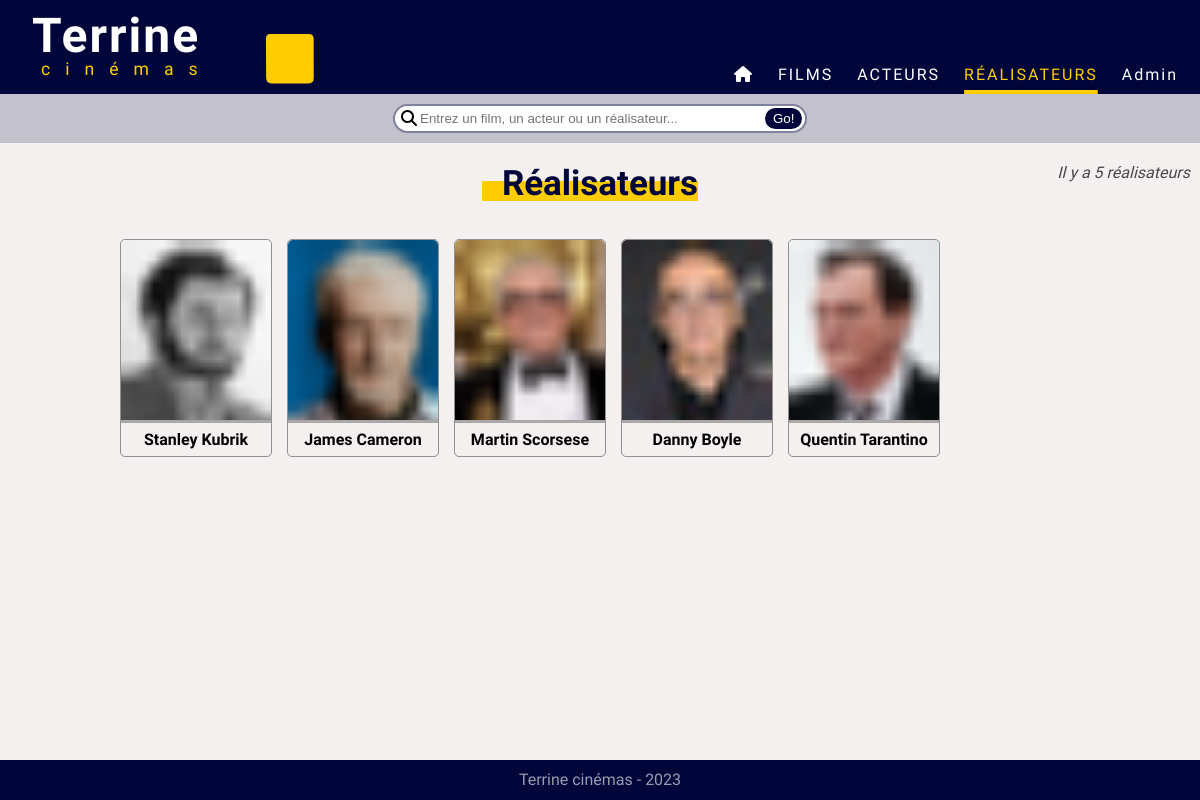
The app's page /index.php?action=listDirectors, older data.
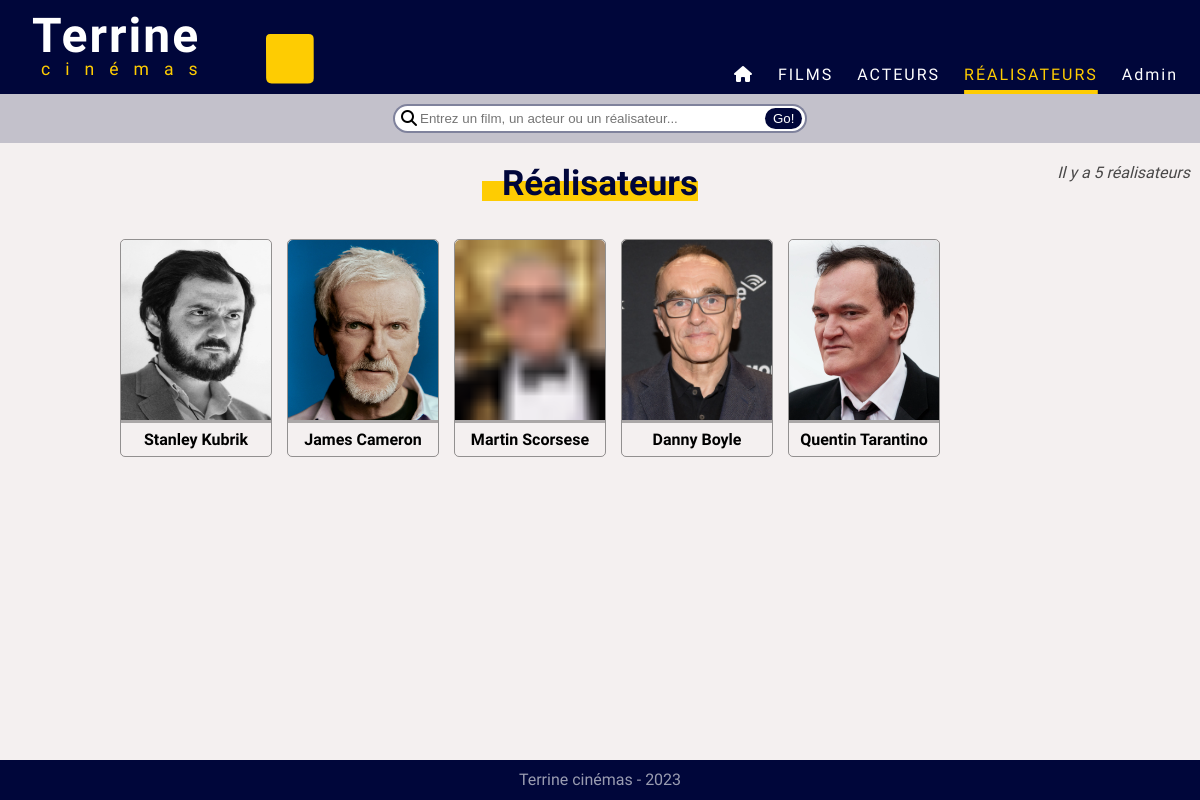
The same page, newer data.
### tables this page shows
CREATE TABLE IF NOT EXISTS `director` (
  `director_id` int NOT NULL AUTO_INCREMENT,
  `person_id` int DEFAULT NULL,
  PRIMARY KEY (`director_id`),
  KEY `FK_director_person` (`person_id`),
  CONSTRAINT `FK_director_person` FOREIGN KEY (`person_id`) REFERENCES `person` (`person_id`)
);

CREATE TABLE IF NOT EXISTS `person` (
  `person_id` int NOT NULL AUTO_INCREMENT,
  `person_firstName` varchar(150) NOT NULL,
  `person_lastName` varchar(150) NOT NULL,
  `person_gender` varchar(10) DEFAULT NULL,
  `person_birthDate` date DEFAULT NULL,
  `person_imgUrl` varchar(150) DEFAULT NULL,
  `create_Time` datetime DEFAULT CURRENT_TIMESTAMP,
  PRIMARY KEY (`person_id`)
);

### controller/DirectorController.php (called while the page is built, shortened)
<?php
    class DirectorController {
        public function listDirectors() {
            $pdo = Connect::seConnecter();
            $request = $pdo->query("
                SELECT CONCAT(person_firstName, ' ', person_lastName) AS director_name, director_id, p.person_imgUrl
                FROM person p
                INNER JOIN director d ON d.person_id = p.person_id
            ");
            require "view/listDirectors.php";
        }
    }
?>

### view/listDirectors.php (the view, shortened to what this page needs)
    <p class="countElems">Il y a <?= $request->rowCount() ?> réalisateurs</p>
    <div class="subtitleDiv">
        <h2 class="movieListTitle">Réalisateurs</h2>
        <div class="underlineMovieListTitle"></div>
    </div>
    <ul class="directorsListGrid">
        <?php
        foreach ($request->fetchAll() as $dir) {
        ?>
            <a href="index.php?action=directorDetails&id=<?= $dir['director_id'] ?>" class="actorsCard">
                <li>
                    <div class="personCardImgWrapper">
                        <img class="personCardImg" src="<?= $dir['person_imgUrl'] ?>">
                    </div>
                    <p class="directorCardName"><?= $dir["director_name"] ?></p>
                </li>
            </a>
        <?php
        }
        ?>
    </ul>
<?php
    require "view/template.php";
?>

Row changes from the older to the newer data that the page shows:
changed through a linked row, director (number 1 of 5 on the later page): person.person_imgUrl: a different picture
changed through a linked row, director (number 2 of 5 on the later page): person.person_imgUrl: a different picture
changed through a linked row, director (number 4 of 5 on the later page): person.person_imgUrl: a different picture
changed through a linked row, director (number 5 of 5 on the later page): person.person_imgUrl: a different picture
